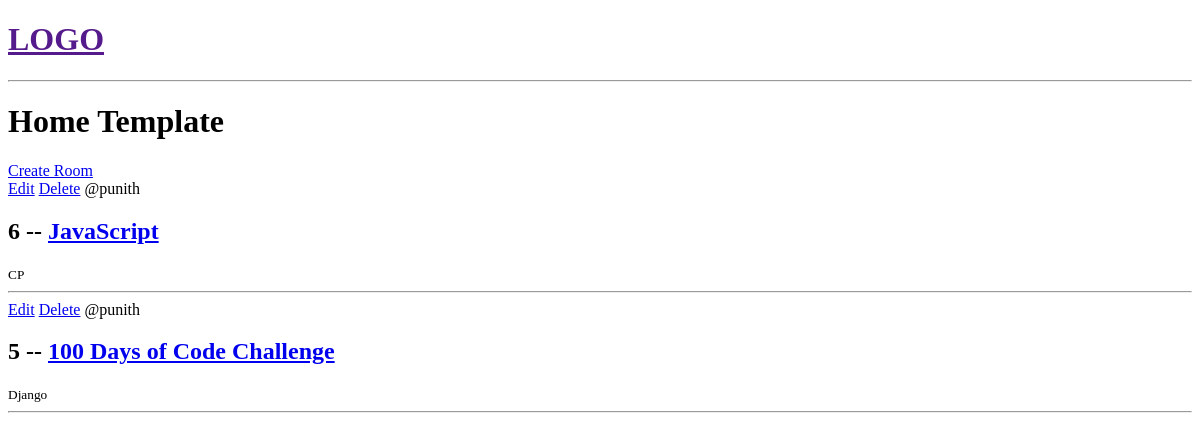
/, run on an earlier commit of the app's database.
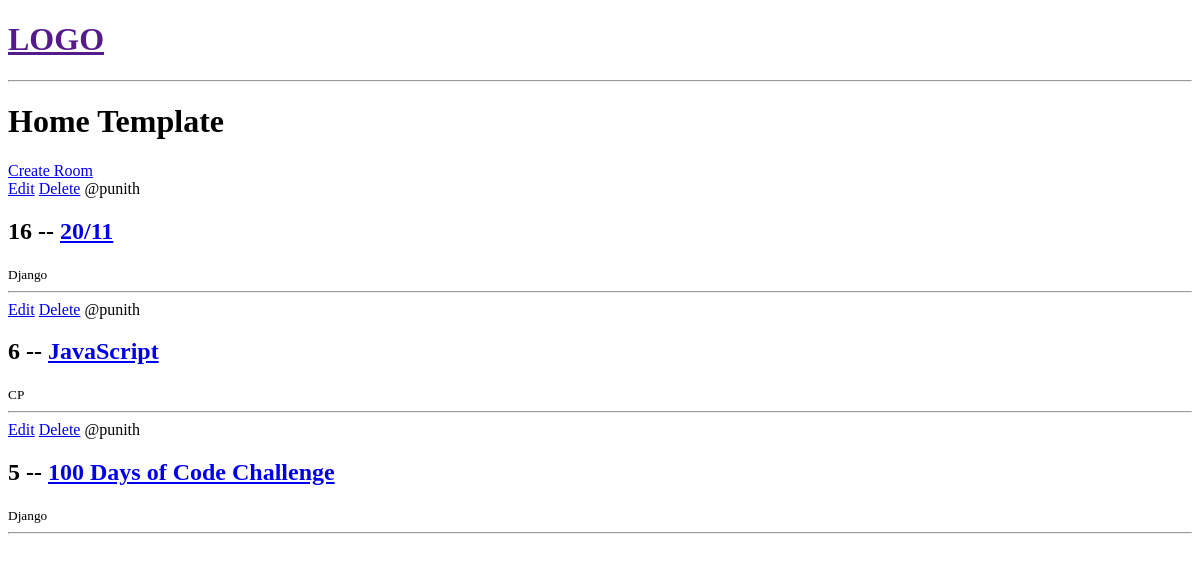
And on a later commit of the database.
### base/models.py (models this page shows, shortened)
class Room(models.Model):
    host = models.ForeignKey(User, on_delete=models.SET_NULL, null=True, blank=True)
    topic = models.ForeignKey(Topic, on_delete=models.SET_NULL, null=True, blank=True)
    name = models.CharField(max_length=200)
    description = models.TextField(null=True, blank=True)
    updated = models.DateTimeField(auto_now=True) # Updates the timestamp every time the object is saved
    created = models.DateTimeField(auto_now_add=True) # Sets the timestamp once when the object is created
    class Meta:
        ordering = ['-updated', '-created']
    def __str__(self):
        return self.name

class Topic(models.Model):
    name = models.CharField(max_length=200)

### base/views.py (the view)
# urls.py: path('', views.home, name = 'homeURL'),
def home(request):
    rooms = Room.objects.all()
    print("Rooms:", rooms)
    return render(request, 'base/home.html', {'rooms' : rooms})

### base/templates/base/home.html
{% extends 'main.html' %}
{% block content %}
<h1>Home Template</h1>
<div>
    <a href="{% url 'create-roomURL' %}">Create Room</a>
    {% for room in rooms %}
    <div>
        <a href="{% url 'update-roomURL' room.id %}">Edit</a>
        <a href="{% url 'delete-roomURL' room.id %}">Delete</a>
        <span>@{{room.host.username}}</span>
        <h2> {{room.id}} --
            <a href = "{% url 'roomURL' room.id %}">{{room.name}}</a>
        </h2>
        <small>{{room.topic.name}}</small>
        <hr>
    </div>
    {% endfor %}
</div>
{% endblock %}

What changed in the data, as far as the page shows it:
added Room: host.username "punith", id "16", name "20/11", topic.name "Django"
